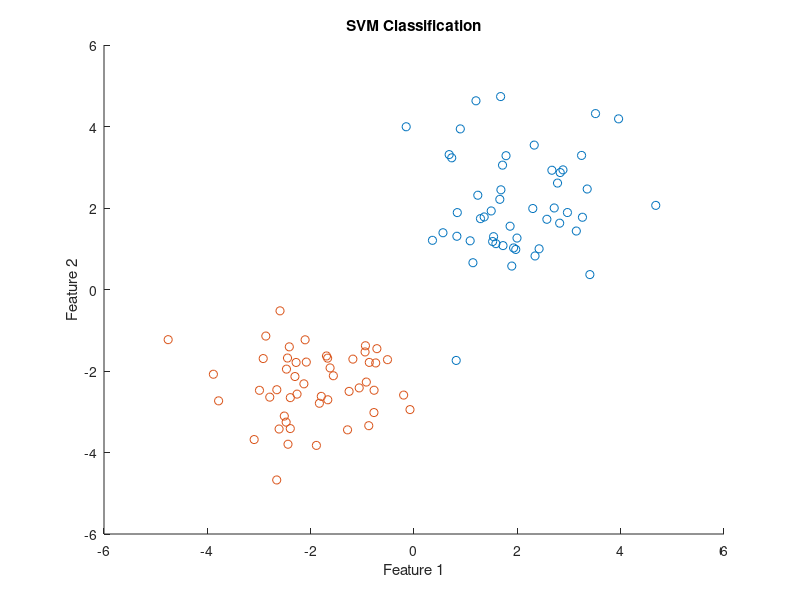

MATLAB code for this plot: (Note: this script raises an error after producing the figure.)
close all; clear all; clc; 

% Generate synthetic dataset
rng(42); % Ensure reproducibility
num_samples = 100;

% Class 1 (Blue)
X1 = randn(num_samples/2, 2) + 2;  % Centered at (2,2)
Y1 = ones(num_samples/2, 1);       % Class +1

% Class 2 (Red)
X2 = randn(num_samples/2, 2) - 2;  % Centered at (-2,-2)
Y2 = -ones(num_samples/2, 1);      % Class -1

% Combine dataset
X = [X1; X2];  % Features (Nx2)
Y = [Y1; Y2];  % Labels (Nx1)

% Shuffle data
idx = randperm(num_samples);
X = X(idx, :);
Y = Y(idx);

% Plot dataset
figure; hold on;
scatter(X(Y == 1, 1), X(Y == 1, 2), 'bo'); % Class +1
scatter(X(Y == -1, 1), X(Y == -1, 2), 'bo'); % Class -1
xlabel('Feature 1'); ylabel('Feature 2');
title('SVM Classification');
legend('Clusters','Location','SE');
grid on;
hold off;

save_all_figs_OPTION('results/svm1','png',1)

% Define SVM parameters
C = 1;          % Regularization parameter
sigma = 0.5;    % RBF kernel width

% Train SVM with Linear Kernel
model_linear = svm_train_kernel(X, Y, C, 'linear', sigma);
disp('Linear Kernel SVM Training Complete.');

% Train SVM with RBF Kernel
model_rbf = svm_train_kernel(X, Y, C, 'rbf', sigma);
disp('RBF Kernel SVM Training Complete.');

% Predict on training data using Linear Kernel
Y_pred_linear = svm_predict_kernel(model_linear, X, Y, X, 'linear', sigma);
accuracy_linear = mean(Y_pred_linear == Y) * 100;
fprintf('Linear SVM Accuracy: %.2f%%\n', accuracy_linear);

% Predict on training data using RBF Kernel
Y_pred_rbf = svm_predict_kernel(model_rbf, X, Y, X, 'rbf', sigma);
accuracy_rbf = mean(Y_pred_rbf == Y) * 100;
fprintf('RBF Kernel SVM Accuracy: %.2f%%\n', accuracy_rbf);

% Plot decision boundary for Linear SVM
plot_decision_boundary(model_linear, X, Y, 'linear', sigma);

% save_all_figs_OPTION('results/svm2','png',1)

% Plot decision boundary for RBF SVM
plot_decision_boundary(model_rbf, X, Y, 'rbf', sigma);

% save_all_figs_OPTION('results/svm','png',1)



function plot_decision_boundary(model, X_train, Y_train, kernel, sigma)
    % Create a mesh grid
    [x1_grid, x2_grid] = meshgrid(linspace(min(X_train(:,1)), max(X_train(:,1)), 100), ...
                                  linspace(min(X_train(:,2)), max(X_train(:,2)), 100));
    X_grid = [x1_grid(:), x2_grid(:)];

    % Predict on the grid
    Y_grid = svm_predict_kernel(model, X_train, Y_train, X_grid, kernel, sigma);
    Y_grid = reshape(Y_grid, size(x1_grid));

    % Plot decision boundary
    figure; hold on;
    scatter(X_train(Y_train == 1, 1), X_train(Y_train == 1, 2), 'bo'); % Class +1
    scatter(X_train(Y_train == -1, 1), X_train(Y_train == -1, 2), 'ro'); % Class -1
    % contourf(x1_grid, x2_grid, Y_grid, 'LineColor', 'none', 'FaceAlpha', 0.1);
    contourf(x1_grid, x2_grid, Y_grid, 'LineWidth', 0.8, 'FaceAlpha', 0.1); % Decision boundary
    colormap([1 0.8 0.8; 0.8 0.8 1]);
    xlabel('Feature 1'); ylabel('Feature 2');
    title(['SVM - Decision Boundary (', kernel, ' Kernel)']);
    legend('Class 0','Class 1','Location','SE');
    grid on;
    hold off;
end

function model = svm_train_kernel(X, Y, C, kernel, sigma)
    N = size(X, 1);
    
    % Compute kernel matrix
    K = zeros(N, N);
    for i = 1:N
        for j = 1:N
            if strcmp(kernel, 'rbf')
                K(i, j) = exp(-norm(X(i, :) - X(j, :))^2 / (2 * sigma^2));
            elseif strcmp(kernel, 'linear')
                K(i, j) = X(i, :) * X(j, :)';
            end
        end
    end
    
    % Solve quadratic programming (QP) using MATLAB's built-in solver
    H = (Y * Y') .* K;
    f = -ones(N, 1);
    Aeq = Y'; beq = 0;
    lb = zeros(N, 1); ub = C * ones(N, 1);
    alpha = quadprog(H, f, [], [], Aeq, beq, lb, ub);
    
    % Compute weights and bias
    W = sum((alpha .* Y) .* X);
    support_vectors = X(alpha > 1e-4, :);
    b = mean(Y(alpha > 1e-4) - support_vectors * W');
    
    model.W = W;
    model.b = b;
    model.alpha = alpha;
end

function Y_pred = svm_predict_kernel(model, X_train, Y_train, X_test, kernel, sigma)
    % Predict using SVM with a given kernel
    N_train = size(X_train, 1);
    N_test = size(X_test, 1);
    K_test = zeros(N_test, N_train);

    for i = 1:N_test
        for j = 1:N_train
            if strcmp(kernel, 'rbf')
                K_test(i, j) = exp(-norm(X_test(i, :) - X_train(j, :))^2 / (2 * sigma^2));
            elseif strcmp(kernel, 'linear')
                K_test(i, j) = X_test(i, :) * X_train(j, :)';
            end
        end
    end

    % Compute predictions
    Y_pred = sign(K_test * (model.alpha .* Y_train) + model.b);
end
